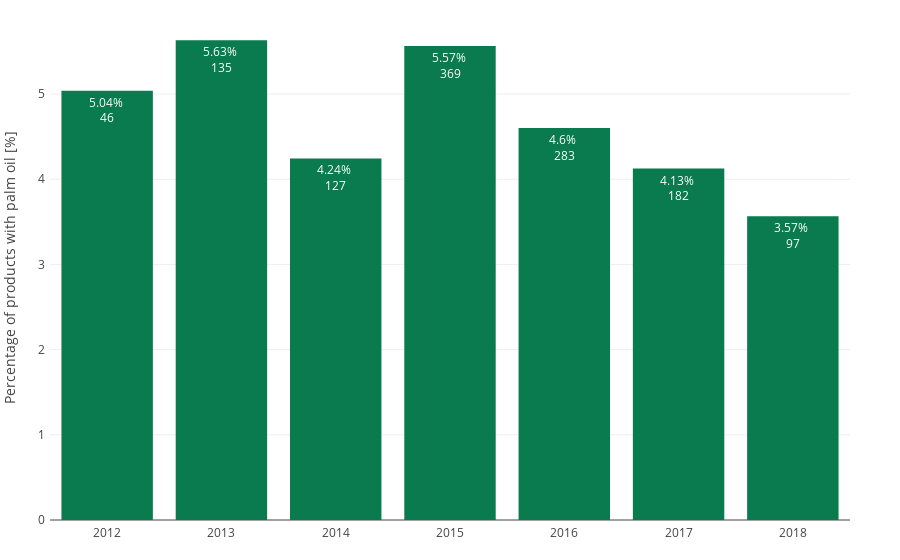

The code cell stored with this chart in its notebook:
### Code cell
visualize.palm_oil_overtime(proportions,
                            palm_oil_over_time,
                            save = save_plots_offline, 
                            save_title= 'palm_oil_over_time')

### Figure 1 — Plotly figure (JSON) as saved in the notebook; plotly's stock layout.template omitted (floating-point values rounded to 4 significant figures)
{"data": [{"hoverinfo": "text", "marker": {"color": "#097B4E"}, "text": ["5.04% <br>46", "5.63% <br>135", "4.24% <br>127", "5.57% <br>369", "4.6% <br>283", "4.13% <br>182", "3.57% <br>97"], "type": "bar", "uid": "7415e7e9-3970-436e-a732-87629a0647ee", "x": [2012, 2013, 2014, 2015, 2016, 2017, 2018], "y": [5.038, 5.632, 4.245, 5.566, 4.601, 4.126, 3.566]}], "layout": {"margin": {"b": 40, "l": 50, "pad": 4, "r": 50, "t": 15}, "yaxis": {"title": "Percentage of products with palm oil [%]"}}}
